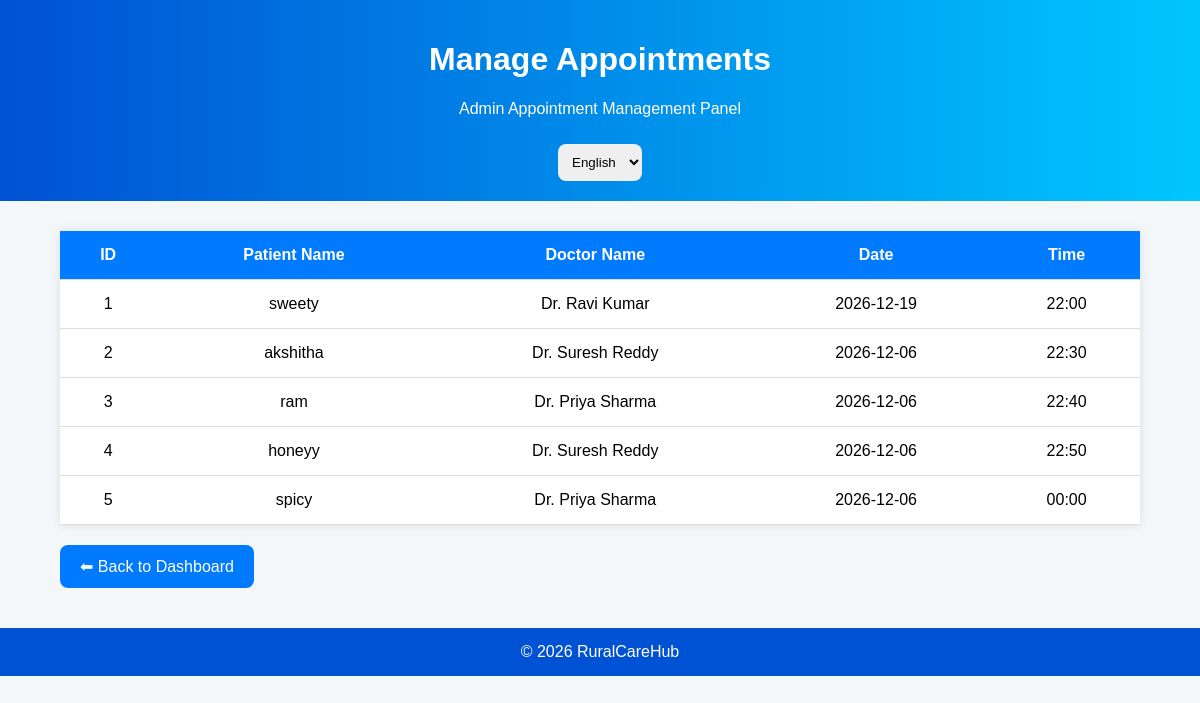
The page /manage-appointments on the database its author committed.
### app.py (models this page shows)
class Appointment(db.Model):
    id = db.Column(db.Integer, primary_key=True)
    patient_name = db.Column(db.String(100))
    doctor_name = db.Column(db.String(100))
    appointment_date = db.Column(db.String(50))
    appointment_time = db.Column(db.String(50))
    symptoms = db.Column(db.String(500))
    age = db.Column(db.String(10))
    blood_group = db.Column(db.String(10))

### app.py (the view)
@app.route('/manage-appointments')
def manage_appointments():
    appointments = Appointment.query.all()
    return render_template(
        'manage_appointments.html',
        appointments=appointments
    )

### templates/manage_appointments.html (shortened to what this page needs)
<!DOCTYPE html>
<html>
<head>
</head>
<body>
<div class="header">
<h1 id="title">Manage Appointments</h1>
<p id="subtitle">
</p>
<select id="languageSelect"
onchange="changeLanguage()">
<option value="en">English</option>
</select>
</div>
<div class="container">
<table>
<tr>
<th>ID</th>
<th id="patientText">Patient Name</th>
<th id="doctorText">Doctor Name</th>
<th id="dateText">Date</th>
<th id="timeText">Time</th>
</tr>
{% for appointment in appointments %}
<tr>
<td>{{ appointment.id }}</td>
<td>{{ appointment.patient_name }}</td>
<td>{{ appointment.doctor_name }}</td>
<td>{{ appointment.appointment_date }}</td>
<td>{{ appointment.appointment_time }}</td>
</tr>
{% endfor %}
</table>
<a href="/admin"
class="back-btn"
id="backBtn">
</a>
</div>
<footer>
© 2026 RuralCareHub
</footer>
</body>
</html>

### templates/manage_appointments.html (style rules this page uses)
body { margin:0; font-family:Arial; background:#f4f7fa; }
.header { background:linear-gradient(to right,#0052d4,#00c6ff); color:white; text-align:center; padding:20px; }
.container { width:90%; margin:30px auto; }
table { width:100%; border-collapse:collapse; background:white; box-shadow:0 0 10px rgba(0,0,0,0.1); }
th,td { padding:15px; text-align:center; border-bottom:1px solid #ddd; }
th { background:#007bff; color:white; }
.back-btn { display:inline-block; margin-top:20px; padding:12px 20px; background:#007bff; color:white; text-decoration:none; border-radius:8px; }
select { padding:10px; border-radius:8px; border:none; margin-top:10px; }
footer { background:#0052d4; color:white; text-align:center; padding:15px; margin-top:40px; }

### rows shown on the page
Appointment: id "1", patient_name "sweety", doctor_name "Dr. Ravi Kumar", appointment_date "2026-12-19", appointment_time "22:00"
Appointment: id "2", patient_name "akshitha", doctor_name "Dr. Suresh Reddy", appointment_date "2026-12-06", appointment_time "22:30"
Appointment: id "3", patient_name "ram", doctor_name "Dr. Priya Sharma", appointment_date "2026-12-06", appointment_time "22:40"
Appointment: id "4", patient_name "honeyy", doctor_name "Dr. Suresh Reddy", appointment_date "2026-12-06", appointment_time "22:50"
Appointment: id "5", patient_name "spicy", doctor_name "Dr. Priya Sharma", appointment_date "2026-12-06", appointment_time "00:00"
